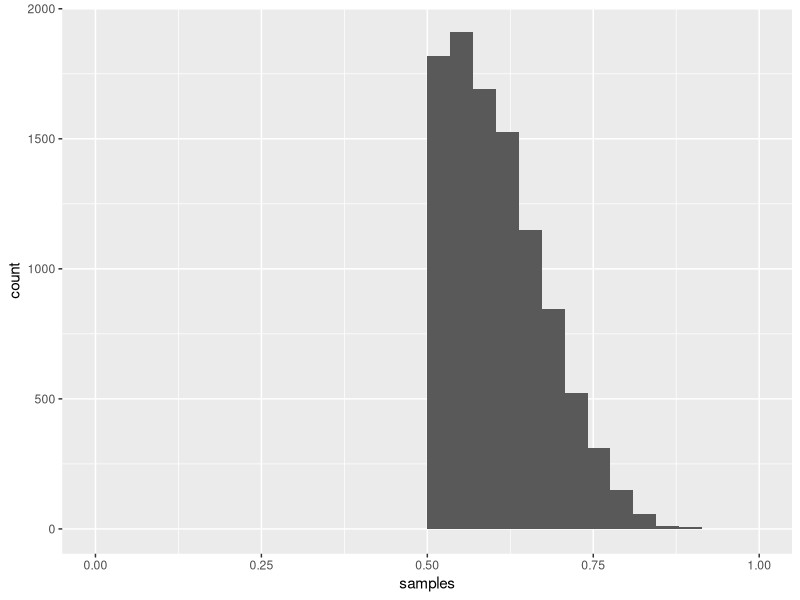
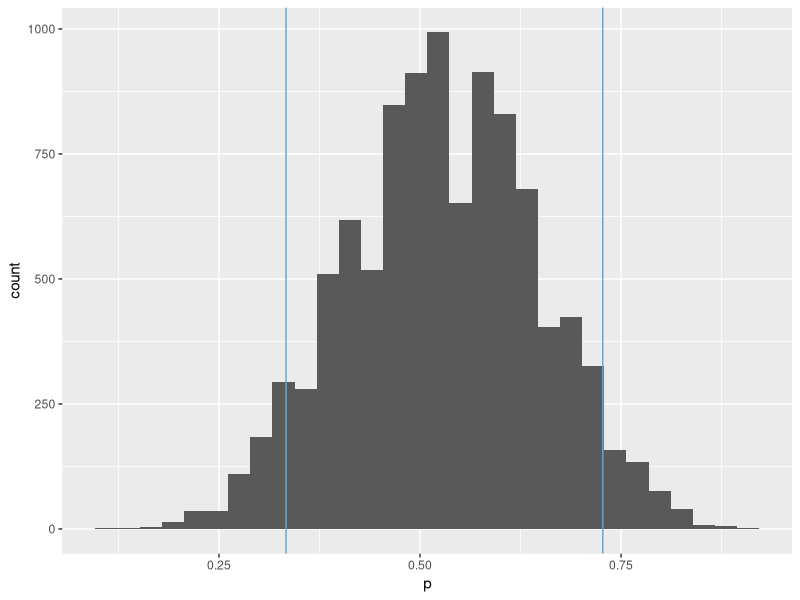
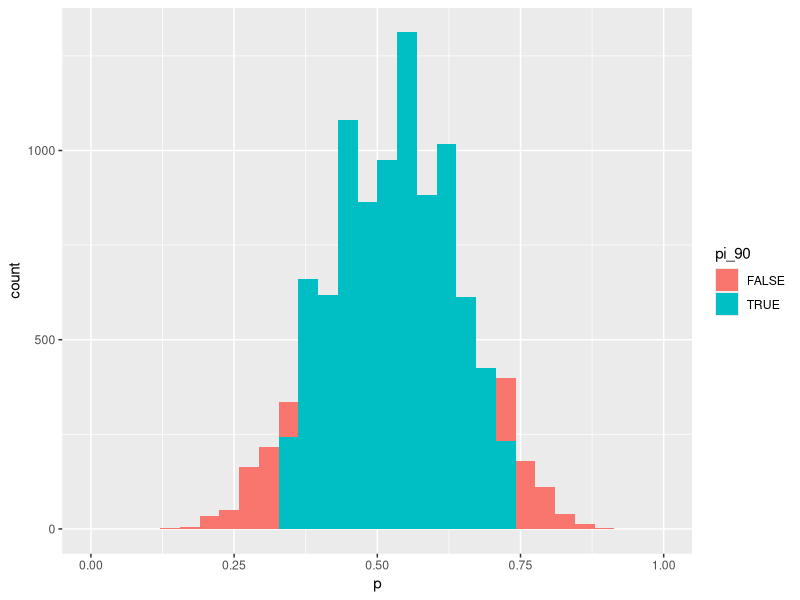
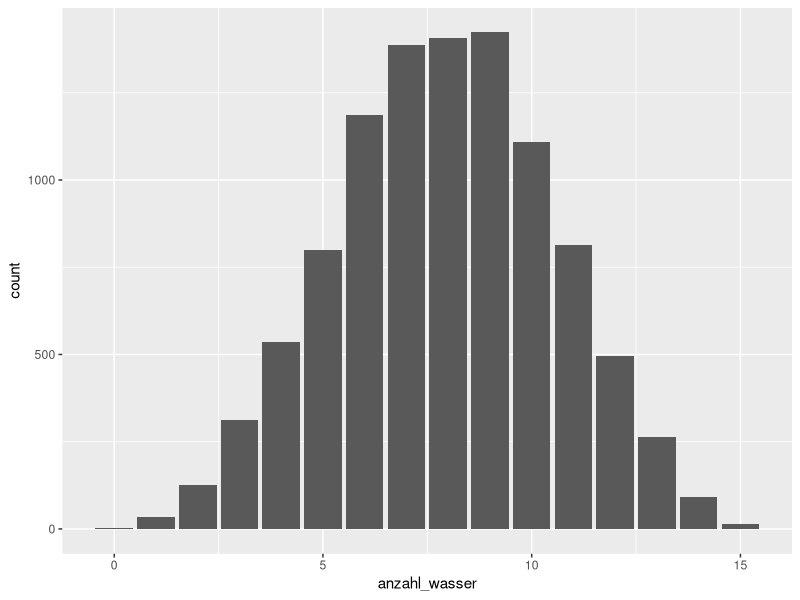
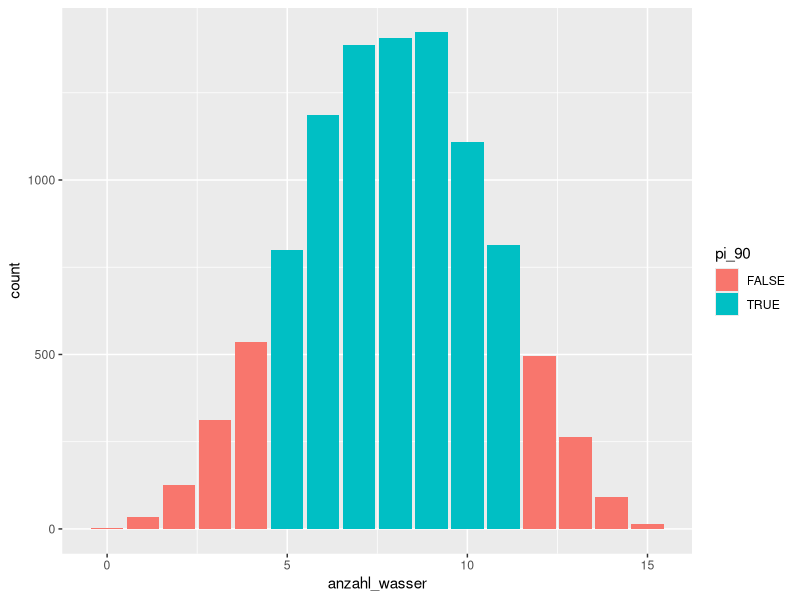

Source code (R) for these figures, in order:
## ---- chunk 1
library(tidyverse)
## ---- chunk 2
p_grid <- seq( from=0 , to=1 , length.out=1000 ) # Gitterwerte
prior <- rep( 1 , 1000 ) # Priori-Gewichte
likelihood <- dbinom( 6 , size=9 , prob=p_grid )
unstandardisierte_posterior <- likelihood * prior
posterior <- unstandardisierte_posterior / sum(unstandardisierte_posterior)
## ---- chunk 3
# um die Zufallszahlen festzulegen, damit alle die gleichen Zufallswerte bekommen:
set.seed(100)
# Stichproben ziehen aus der Posteriori-Verteilung
samples <-
 tibble(
 p = sample( p_grid , prob=posterior, size=1e4, replace=TRUE)) %>%
 mutate(
 id = row_number())

## ---- chunk 4
PPV <-
 samples %>%
 mutate(anzahl_wasser2 = rbinom(1e4, size = 9, prob = p))

## ---- chunk 5
PPV %>%
 filter(anzahl_wasser2 == 6) %>%
 summarise(wie_oft_6_wasser = n(),
 anteil_6_wasser = wie_oft_6_wasser / nrow(samples))
## ---- chunk 6

mean(PPV$anzahl_wasser2)

PPV %>% 
  summarise(ppv_avg = mean(anzahl_wasser2),
            ppv_sd = sd(anzahl_wasser2))
  
## ---- chunk 7
p_grid <- seq(from = 0, to = 1, length.out = 1000)
prior <- case_when(
 p_grid < 0.5 ~ 0,
 p_grid >= 0.5 ~ 1)
likelihood <- dbinom(8, size = 15, prob = p_grid)
unstand_posterior <- likelihood * prior
posterior <- unstand_posterior / sum(unstand_posterior)
## ---- chunk 8
samples <- sample(p_grid, prob = posterior, size = 1e4, replace = TRUE)

post_samples <-
  tibble(
    post_stipro = samples)
## ---- chunk 9
post_samples %>% 
  ggplot(aes(x = samples)) +
  geom_histogram() +
  scale_x_continuous(limits = c(0, 1))
## ---- chunk 10
mean(samples)
sd(samples)
## ---- chunk 11
post_samples %>% 
  summarise(wasseranteil_mw = mean(post_stipro),
            wasseranteil_sd = sd(post_stipro))
## ---- chunk 12
p_grid <- seq( from=0 , to=1 , length.out=100) # Gitterwerte
prior <- rep(1, 100 ) # Priori-Gewichte
likelihood <- dbinom(8 , size= 15, prob=p_grid)
unstandardisierte_posterior <- likelihood * prior
posterior <- unstandardisierte_posterior / sum(unstandardisierte_posterior)
## ---- chunk 13
samples <-
 tibble(
 p = sample(p_grid , prob=posterior, size=1e4, replace=TRUE)) %>%
 mutate(
 id = row_number())
PPV <-
 samples %>%
 mutate( anzahl_wasser = rbinom(1e4, size = 15, prob = p))
## ---- chunk 14
samples %>% 
  ggplot(aes(x = p)) +
  geom_histogram(bins = 30) +
  geom_vline(xintercept = c(quantile(samples$p, .05),
                            quantile(samples$p, .95)), 
             color = "skyblue3")
## ---- chunk 15
samples <-
samples %>% 
   mutate(
    q_05 = case_when(
    p > quantile(p, .05) ~TRUE,
    TRUE ~ FALSE),
    q_95 = case_when(
    p < quantile(p, .95) ~TRUE,
    TRUE ~ FALSE),
    pi_90 = case_when(
      q_05 & q_95 ~ TRUE,
      TRUE ~ FALSE
    )
    )
## ---- chunk 16
samples %>% 
  ggplot(aes(x = p)) +
  geom_histogram(aes(fill = pi_90)) +
  lims(x = c(0,1))
## ---- chunk 17
PPV %>% 
  summarise(q_50 = quantile(anzahl_wasser, .5))
## ---- chunk 18
PPV %>% 
  summarise(ppv_avg = mean(anzahl_wasser))
## ---- chunk 19
PPV %>% 
  filter(anzahl_wasser == 8)
## ---- chunk 20
PPV %>% 
  ggplot() +
  aes(x = anzahl_wasser) +
  geom_bar()
## ---- chunk 21
PPV <- 
PPV %>% 
  mutate(
    q_05 = case_when(
    anzahl_wasser > quantile(anzahl_wasser, .05) ~TRUE,
    TRUE ~ FALSE),
    q_95 = case_when(
    anzahl_wasser < quantile(anzahl_wasser, .95) ~TRUE,
    TRUE ~ FALSE),
    pi_90 = case_when(
      q_05 & q_95 ~ TRUE,
      TRUE ~ FALSE
    )
    )
## ---- chunk 22
PPV %>% 
  ggplot() +
  aes(x = anzahl_wasser, fill = pi_90) +
  geom_bar()
## ---- chunk 23
PPV %>% 
  filter(anzahl_wasser <= 4)
## ---- chunk 24
draws <- 
  tibble( draws = rbinom(1e6, size = 2, prob = .7))
## ---- chunk 25
draws %>% 
  count(draws) %>% 
  mutate(prop = round(n / sum(n),2))
